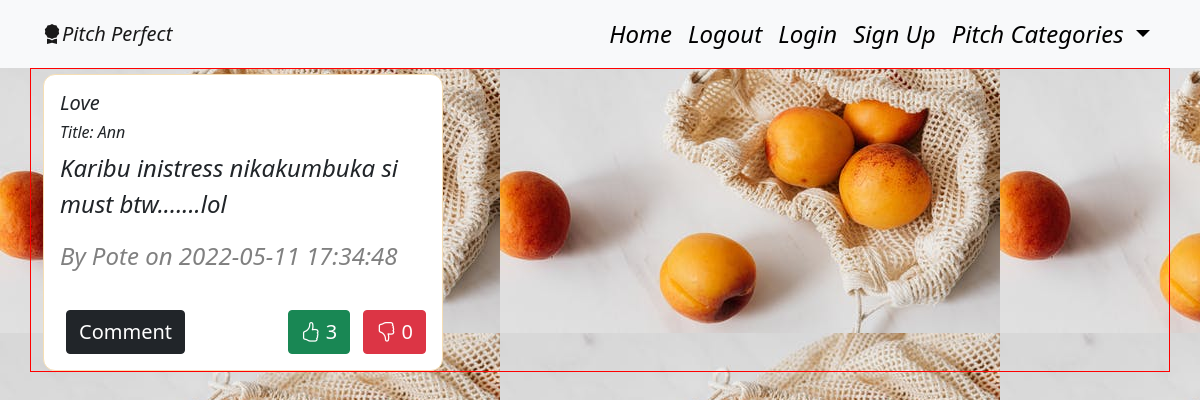
/pitches/love (signed in), run on the app's committed database.
### app/models.py (models this page shows)
class Pitch(db.Model):
    __table_name__ = 'pitches'
    id = db.Column(db.Integer, primary_key=True)
    title = db.Column(db.String(255), nullable=False)
    category = db.Column(db.String(255), nullable=False)
    content = db.Column(db.String(255), nullable=False)
    user_id = db.Column(db.Integer, db.ForeignKey('user.id'))
    comment = db.relationship('Comment', backref='pitch', lazy='dynamic')
    upvotes = db.relationship('UpVote', backref='pitch', lazy='dynamic')
    downvotes = db.relationship('DownVote', backref='pitch', lazy='dynamic')
    date = db.Column(db.DateTime(timezone=True), default=func.now())

class User(db.Model, UserMixin):
    id = db.Column(db.Integer, primary_key=True)
    username = db.Column(db.String(255))
    email = db.Column(db.String(255), unique=True)
    password = db.Column(db.String(255))
    pitches = db.relationship('Pitch', backref='user', lazy='dynamic')

### app/main/views.py (the view)
@main.route('/pitches/love')
@login_required
def love():
    love = Pitch.query.filter_by(category='Love').all()
    return render_template('love.html',love=love)

### app/__init__.py (called while the page is built)
def create_app(config_name):  # a method to instantiate our App
    app = Flask(__name__)
    app.config['SECRET_KEY'] = 'SECRET'
    app.config['SQLALCHEMY_DATABASE_URI'] = f'sqlite:///{DB_NAME}'
    db.init_app(app)  # initialise our db
    mail.init_app(app) # initialize our mail
    login_manager = LoginManager()
    login_manager.login_view = 'auth.login'
    login_manager.init_app(app)
    bootstrap = Bootstrap(app)
    @login_manager.user_loader
    def load_user(user_id):
        return User.query.get(int(user_id))
    app.config.from_object(config_options[config_name])
    from .main import main as main_blueprint
    from .auth import auth as auth_blueprint
    app.register_blueprint(main_blueprint)
    app.register_blueprint(auth_blueprint, url_prefix='/')
    from .models import User, Pitch
    create_database(app)
    return app

### app/templates/love.html
{% extends 'base.html'%}
{% from 'display_pitch_macro.html' import display_pitches%}
{% block content %}
<div>{{ display_pitches(love) }}</div>
{% endblock %}

### app/templates/display_pitch_macro.html
{% extends 'base.html' %}
{% macro display_pitches(pitches) %}
<div class="container pitch">
    <div class="row">
        <div class="col-md-4">
           {% if pitches %}
          {% for pitch in pitches %}
           <div class="card pitchCard" style="width: 25rem;">
                <div class="card-body">
                    <h5 class="card-title pitch-category">{{pitch.category}}</h5>
                    <h6>Title: {{pitch.title}}</h6>
                    <p>{{pitch.content}}</p>
                    <p class="author">By {{pitch.user.username.title()}} on {{pitch.date}}</p>
                    <div class="footer">
                        <div class="comments">
                            <a href="/comment/{{pitch.id}}"><button class="btn btn-dark">Comment</button></a>
                        </div>
                        <div class="votes">
                            <div class="upvote">
                            <a href="/like/{{pitch.id}}"><button class="btn btn-success"><i class="bi bi-hand-thumbs-up"></i> {{pitch.upvotes.count()}}</button></a>
                        </div>
                        <div class="downvote">
                            <a href="/dislike/{{pitch.id}}"><button class="btn btn-danger"><i class="bi bi-hand-thumbs-down"></i> {{pitch.downvotes.count()}}</button></a>
                        </div>
                        </div>
                    </div>
                </div>
           </div>
          {% endfor %}
         {% endif %}
        </div>
    </div>
</div>
{% endmacro %}

### app/static/css/styles.css (style rules this page uses)
.card { border: 1px solid wheat; margin-top: 5px; }
.card-body { padding: 1rem; }
body { background-image: url("pexels-photo-4397920.jpeg"); font-style: italic; font-size: 1.5rem; }
.btn { margin-left: 0.3em; font-size: smaller; margin-top: 1em; }
.pitch { display: flex; align-items: center; justify-content: space-between; border: 1px solid red; }
.votes { display: flex; }
.pitchCard { border-radius: 0.5em; }
.author { color: grey; }
.footer { display: flex; align-items: center; justify-content: space-between; }
.downvote { margin-left: 0.3em; }

### data on the page
Pitch: category "Love", title "Ann", content "Karibu inistress nikakumbuka si must btw.......lol", user.username "Pote", date "2022-05-11 17:34:48", upvotes.count "3", downvotes.count "0"
